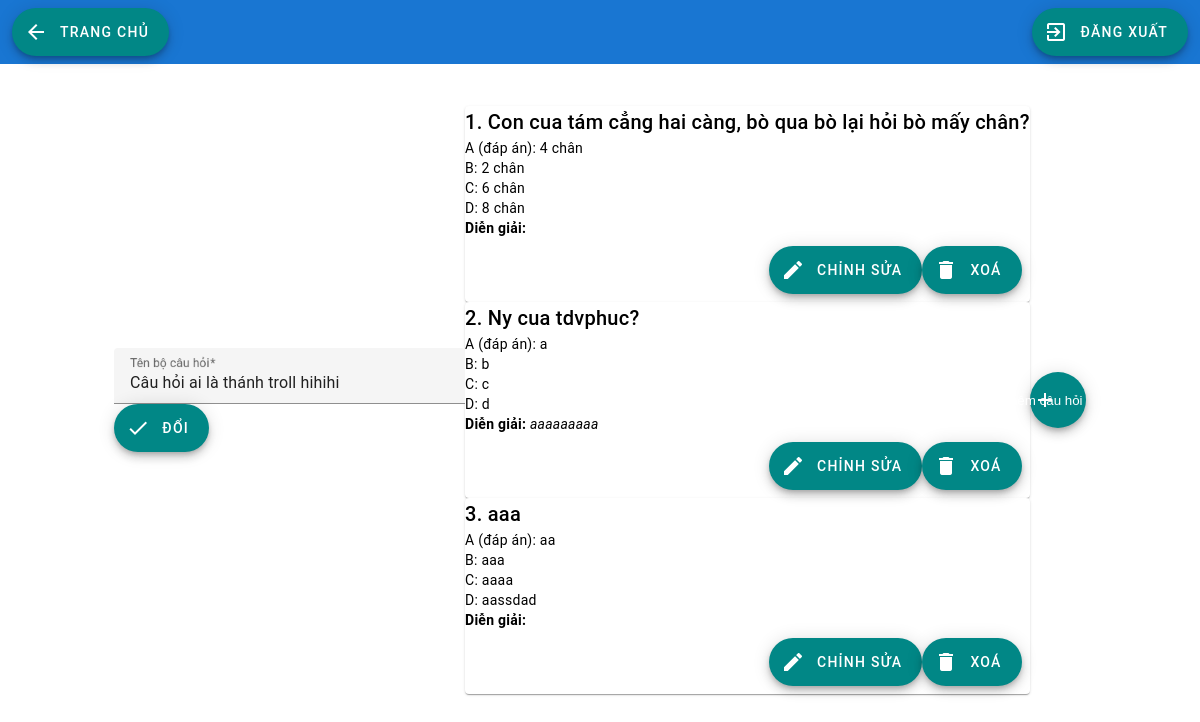
Screenshot of /admin/manage-question?k=3 (signed in) with the database file from the repository.
### tables this page shows
CREATE TABLE IF NOT EXISTS `daisy_collection` (
  `id` int(11) NOT NULL AUTO_INCREMENT COMMENT 'ID của bộ câu hỏi',
  `created_at` timestamp NULL DEFAULT current_timestamp() COMMENT 'Thời gian tạo của bộ câu hỏi này',
  `name` varchar(255) DEFAULT 'Bộ câu hỏi không tên' COMMENT 'Tên của bộ câu hỏi',
  `admin_id` int(11) DEFAULT NULL COMMENT 'Bộ câu hỏi thuộc về ai ? (Người tạo)',
  `description` text DEFAULT NULL COMMENT 'Mô tả về bộ câu hỏi',
  PRIMARY KEY (`id`),
  KEY `admin_id` (`admin_id`),
  CONSTRAINT `FK_daisy_collection_daisy_admin_login` FOREIGN KEY (`admin_id`) REFERENCES `daisy_admin` (`id`) ON DELETE CASCADE ON UPDATE CASCADE
);

CREATE TABLE IF NOT EXISTS `daisy_question` (
  `id` int(11) NOT NULL AUTO_INCREMENT COMMENT 'Mã câu hỏi',
  `body` text DEFAULT NULL,
  `choice_a` text DEFAULT NULL COMMENT 'Đáp án',
  `choice_b` text DEFAULT NULL COMMENT 'Phương án 1',
  `choice_c` text DEFAULT NULL COMMENT 'Phương án 2',
  `collection_id` int(11) DEFAULT NULL COMMENT 'Thuộc về bộ câu hỏi nào',
  `choice_d` text DEFAULT NULL COMMENT 'Phương án 3',
  `created_at` timestamp NULL DEFAULT current_timestamp() COMMENT 'Thời gian tạo câu hỏi',
  `explaination` text DEFAULT NULL COMMENT 'Giải thích cho câu trả lời',
  PRIMARY KEY (`id`),
  KEY `collection_id` (`collection_id`),
  KEY `id` (`id`,`collection_id`),
  CONSTRAINT `FK_daisy_question_daisy_collection` FOREIGN KEY (`collection_id`) REFERENCES `daisy_collection` (`id`) ON DELETE CASCADE
);

### database.php (called while the page is built, shortened)
<?php
function path($dir)
{
	$str = '/DaisyQuizzes/' . $dir;
	return $str;
}

### middleware/auth_admin.php (called while the page is built, shortened)
<?php
	function db_authen ($conn, $userid, $collection) {
		$sql = "SELECT admin_id, name FROM daisy_collection WHERE id = $collection";
		$result = $conn->query ($sql);
		$result = $result->fetch_assoc ();
		return $result['name'];
	}
?>

### admin/manage-question/index.php (the view, shortened to what this page needs)
<?php
$DOCUMENT_ROOT = $_SERVER['DOCUMENT_ROOT'];
if (substr_count($_SERVER['DOCUMENT_ROOT'], 'DaisyQuizzes') == 0) {
	$DOCUMENT_ROOT = $DOCUMENT_ROOT . '/DaisyQuizzes';
}
include($DOCUMENT_ROOT . '/middleware/auth_admin.php');
include($DOCUMENT_ROOT . '/database.php');
function db_fetch_questions($conn, $collection)
{
	$sql = "SELECT id, body, choice_a, choice_b, choice_c, choice_d, explaination FROM daisy_question WHERE collection_id = $collection";
	$result = [];
	$q = $conn->query($sql);
	while ($row = $q->fetch_assoc()) {
		$result[] = $row;
	}
	return $result;
}
$userid = $_SESSION['userid'];
$collection = $_GET['k'];
$conn = db_connect();
$collection_name = db_authen($conn, $userid, $collection);
$data = db_fetch_questions($conn, $collection);
		?>
<html>
<head>
	<link href="<?php echo path("/assets/material-components-web.min.css") ?> " rel="stylesheet">
	<link href="./styles.css" rel="stylesheet" type="text/css">
</head>
<body>
	<header class="mdc-top-app-bar" data-mdc-auto-init="MDCTopAppBar">
		<div class="mdc-top-app-bar__row">
			<section class="mdc-top-app-bar__section mdc-top-app-bar__section--align-start">
				<button class="mdc-fab mdc-fab--extended" onclick="linkTo('../dashboard.php')">
					<span class="material-icons mdc-fab__icon">arrow_back</span>
					<span class="mdc-fab__label">Trang chủ</span>
				</button>
			</section>
			<section class="mdc-top-app-bar__section mdc-top-app-bar__section--align-end">
				<button class="mdc-fab mdc-fab--extended" onclick="linkTo('../logout.php')">
					<span class="material-icons mdc-fab__icon">exit_to_app</span>
					<span class="mdc-fab__label">Đăng xuất</span>
				</button>
			</section>
		</div>
	</header>
	<div id="wrapper">
		<form action="modify.php?k=<?php echo $collection ?>" method="post" id="fCName">
			<div class="mdc-text-field" data-mdc-auto-init="MDCTextField" id="collection_name">
				<input class="mdc-text-field__input" name="collection_name" value="<?php echo $collection_name ?>" required>
				<label for="collection_name" class="mdc-floating-label">Tên bộ câu hỏi</label>
			</div>
			<button id="change" class="mdc-fab mdc-fab--extended" type="submit">
				<div class="mdc-fab__ripple"></div>
				<span class="material-icons mdc-fab__icon">check</span>
				<span class="mdc-fab__label">Đổi</span>
			</button>
		</form>
		<div id="content">
			<?php
			$cnt = 0;
			foreach ($data as $each) {
				$cnt++;
				?>
				<div class="mdc-card demo-card">
					<div class="mdc-card__content">
						<div class="demo-card__primary">
							<h2 class="demo-card__title mdc-typography mdc-typography--headline6"><?php echo "$cnt. "
																											. $each['body'] ?></h2>
						</div>
						<div class="demo-card__secondary mdc-typography mdc-typography--body2">
							<?php
								echo 'A (đáp án): ' . $each['choice_a'] . "<br>";
								echo 'B: ' . $each['choice_b'] . "<br>";
								echo 'C: ' . $each['choice_c'] . "<br>";
								echo 'D: ' . $each['choice_d'] . "<br>";
								echo '<b>Diễn giải: </b> <i>' . $each['explaination'] . "</i><br>";
								?>
						</div>
					</div>
					<div class="mdc-card__actions">
						<div class="mdc-card__action-icons">
							<button class="mdc-fab mdc-fab--extended mdc-fab-edit" onclick="open_confirm_question('edit', 'Chỉnh sửa câu hỏi', 'modify_question.php?k=<?php echo $collection ?>&question=<?php echo $each['id'] ?>', '<?php echo $each['body'] ?>', '<?php echo $each['choice_a'] ?>', '<?php echo $each['choice_b'] ?>', '<?php echo $each['choice_c'] ?>', '<?php echo $each['choice_d'] ?>', '<?php echo $each['explaination'] ?>')">
								<div class="mdc-fab__ripple"></div>
								<i class="material-icons mdc-fab__icon">edit</i>
								<span class="mdc-fab__label">Chỉnh sửa</span>
							</button>
							<button class="mdc-fab mdc-fab--extended mdc-fab-delete" onclick="open_confirm('delete', 'Xoá câu hỏi', 'Bạn có chắc muốn xoá câu hỏi?', 'delete_question.php?k=<?php echo $collection; ?>&question=<?php echo $each['id']; ?>')">
								<div class="mdc-fab__ripple"></div>
								<i class="material-icons mdc-fab__icon">delete</i>
								<span class="mdc-fab__label">Xoá</span>
							</button>
						</div>
					</div>
				</div>
			<?php
			}
			?>
		</div>
		<div class="tooltip">
			<button class="mdc-fab app-fab--absolute" aria-label="Add" onclick="open_confirm_question('add', 'Thêm câu hỏi', 'add_question.php?k=<?php echo $collection ?>')">
				<div class="mdc-fab__ripple"></div>
				<span class="mdc-fab__icon material-icons">add</span>
				<span class="tooltiptext" id="myTooltip" style="width: max-content;margin-left: -55px;bottom: 116%;">Thêm câu hỏi</span>
			</button>
		</div>
	</div>
</body>
</html>

### admin/login/styles.css (style rules this page uses)
* { margin: 0; padding: 0; }
:root { --mdc-theme-primary: #1976d2 !important; }
#wrapper { height: 100%; display: flex; align-items: center; justify-content: center; }
.mdc-text-field { width: 100%; }

### rows the page displays
daisy_collection: collection_name "Câu hỏi ai là thánh troll hihihi"
daisy_question: body "Con cua tám cẳng hai càng, bò qua bò lại hỏi bò mấy chân?", choice_a "4 chân", choice_b "2 chân", choice_c "6 chân", choice_d "8 chân"
daisy_question: body "Ny cua tdvphuc?", choice_a "a", choice_b "b", choice_c "c", choice_d "d", explaination "aaaaaaaaa"
daisy_question: body "aaa", choice_a "aa", choice_b "aaa", choice_c "aaaa", choice_d "aassdad"
